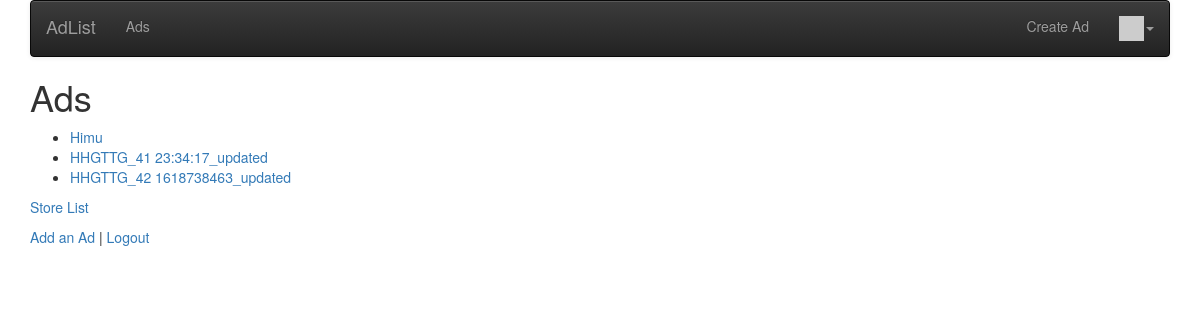
/ (signed in), run on the app's committed database.
### ads/models.py (models this page shows, shortened)
class Ad(models.Model):
    title = models.CharField(
        max_length=200,
        validators=[MinLengthValidator(2, "Title must be greater than 2 characters")]
    )
    price = models.DecimalField(max_digits=7, decimal_places=2, null=True)
    text = models.TextField()
    owner = models.ForeignKey(settings.AUTH_USER_MODEL, on_delete=models.CASCADE)
    created_at = models.DateTimeField(auto_now_add=True)
    updated_at = models.DateTimeField(auto_now=True)

### ads/views.py (the view)
# urls.py: path('', views.AdListView.as_view(), name='all'),
class AdListView(OwnerListView):
    model = Ad
    template_name = 'ads/ad_list.html'

### home/context_processors.py (called while the page is built)
def settings(request):
    return {
        'settings': django_settings,
    }

### home/templatetags/app_tags.py (called while the page is built)
@register.filter(name='gravatar')
def gravatar(user, size=35):
    email = str(user.email.strip().lower()).encode('utf-8')
    email_hash = md5(email).hexdigest()
    url = "//www.gravatar.com/avatar/{0}?s={1}&d=identicon&r=PG"
    return url.format(email_hash, size)

### ads/templates/ads/ad_list.html (shortened to what this page needs)
{% extends "ads_base_menu.html" %}
{% block content %}
    <h1>Ads</h1>
    <p>
        {% if ad_list %}
            <ul>
                {% for ad in ad_list %}
                    <li>
                        <a href="{% url 'ads:ad_detail' ad.id %}">{{ ad.title }}</a>
                    </li>
                {% endfor %}
            </ul>
        {% else %}
            <p>There are no ads in the database.</p>
        {% endif %}
    </p>
    <p>
    <a href="{% url 'store:all' %}">Store List</a>
    </p>
    <p>
        <a href="{% url 'ads:ad_create' %}">Add an Ad</a> |
        {% if user.is_authenticated %}
            <a href="{% url 'logout' %}?next={% url 'ads:all' %}">Logout</a>
        {% else %}
            <a href="{% url 'login' %}?next={% url 'ads:all' %}">Login</a>
        {% endif %}
    </p>
{% endblock %}

### data on the page
Ad: title "Himu"
Ad: title "HHGTTG_41 23:34:17_updated"
Ad: title "HHGTTG_42 1618738463_updated"

### other printed values
{{ settings.APP_NAME }} "AdList"
